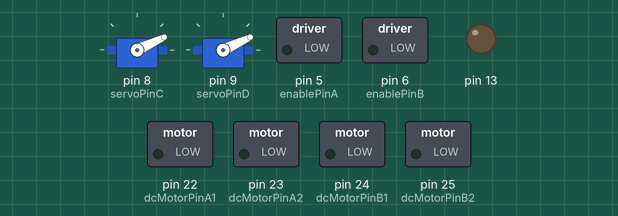
Bench run of a sketch on a simulated Arduino Mega 2560, built with avr-gcc and run on an emulated ATmega2560. Shown: 2 × servo, switched loads named in the sketch (green lamp = pin HIGH), output pins drawn as LEDs (lit = HIGH).

Above: at 0.05 s.
At 0.9 s:
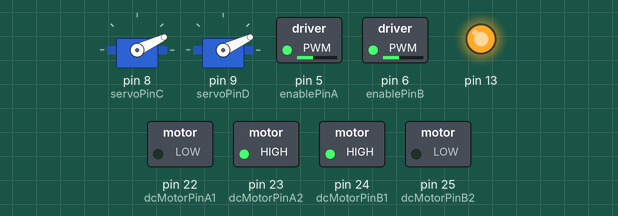
At 1.75 s:
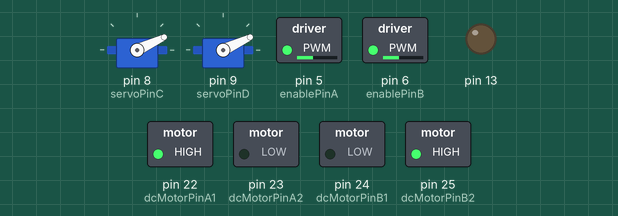
At 3.45 s:
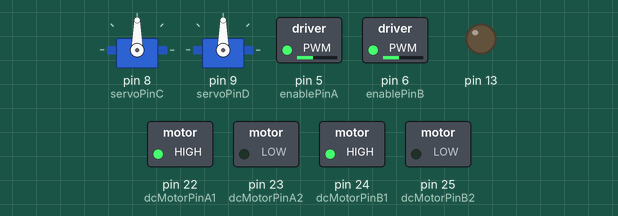
At 5.15 s:
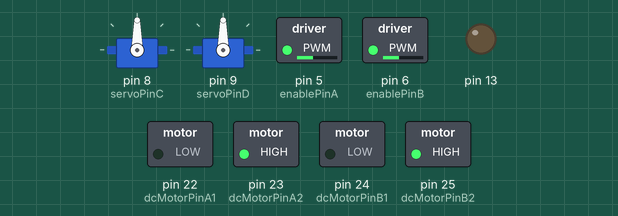
At 6.9 s:
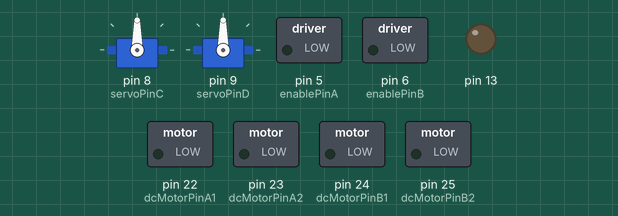
Timing chart, 0 to 9.0 s (numbered marks = the images above):
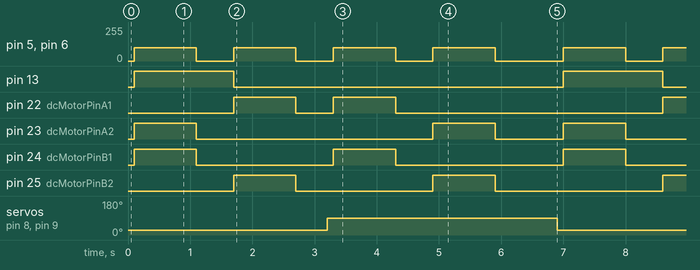

Measured:
- by itself, pin 5 (enablePinA), pin 6 (enablePinB): repeats every 6.9 s: 3 × (0/255 0.60 s, 100/255 1.0 s), 0/255 1.1 s, 100/255 1.0 s
- by itself, pin 13: alternates HIGH for 1.6 s and LOW for 5.3 s
- by itself, pin 22 (dcMotorPinA1): repeats every 6.9 s: LOW 0.60 s, HIGH 1.0 s, LOW 4.3 s, HIGH 1.0 s
- by itself, pin 23 (dcMotorPinA2): repeats every 6.9 s: LOW 3.8 s, HIGH 1.0 s, LOW 1.1 s, HIGH 1.0 s
- by itself, pin 24 (dcMotorPinB1), pin 25 (dcMotorPinB2): repeats every 6.9 s: LOW 2.2 s, HIGH 1.0 s, LOW 2.7 s, HIGH 1.0 s
- by itself, servo on pin 8 (servoPinC), servo on pin 9 (servoPinD): alternates 90° for 3.7 s and 25° for 3.2 s

The sketch:

dcANDservoMotor.ino
```cpp
#include <Servo.h>

int enablePinA = 5;
int enablePinB = 6;
int dcMotorPinA1 = 22;
int dcMotorPinA2 = 23;
int dcMotorPinB1 = 24;
int dcMotorPinB2 = 25;
int dcSpeed = 100;

int servoPinC = 8;
int servoPinD = 9;
Servo servoC;
Servo servoD;
int angleC = 0; // servo position in degrees
int angleD = 0;

void setup() {
  pinMode(enablePinA, OUTPUT);
  pinMode(enablePinB, OUTPUT);
  pinMode(dcMotorPinA1, OUTPUT);
  pinMode(dcMotorPinA2, OUTPUT);
  pinMode(dcMotorPinB1, OUTPUT);
  pinMode(dcMotorPinB2, OUTPUT);
  servoC.attach(servoPinC);
  servoD.attach(servoPinD);

  pinMode(13, OUTPUT);
}


void loop() {
  forward(); // 바로 돌면 방향이 틀어짐
  digitalWrite(13, HIGH);
  delay(1000);
  stop();
  delay(500);
  backward();
  digitalWrite(13, LOW);
  delay(1000);
  stop();
  delay(500);
  left();
  delay(1000);
  stop();
  delay(500);
  right();
  delay(1000);
  stop();
  delay(500);
  stop();
  delay(500);
}

void forward(){
  angleC = 25; // 직진
  servoC.write(angleC);
  angleD = 25; // 직진
  servoD.write(angleD);
  delay(100); //바로 돌면 방향이 틀어짐
  analogWrite(enablePinA, dcSpeed);
  analogWrite(enablePinB, dcSpeed);
  digitalWrite(dcMotorPinA1,LOW);
  digitalWrite(dcMotorPinA2,HIGH);
  digitalWrite(dcMotorPinB1,HIGH);
  digitalWrite(dcMotorPinB2,LOW);
}

void backward(){
  angleC = 25; // 직진
  servoC.write(angleC);
  angleD = 25; // 직진
  servoD.write(angleD);
  delay(100);
  analogWrite(enablePinA, dcSpeed);
  analogWrite(enablePinB, dcSpeed);
  digitalWrite(dcMotorPinA1,HIGH);
  digitalWrite(dcMotorPinA2,LOW);
  digitalWrite(dcMotorPinB1,LOW);
  digitalWrite(dcMotorPinB2,HIGH);
}

void left(){
  angleC = 90; // DC모터와 수직
  servoC.write(angleC);
  angleD = 90; // DC모터와 수직
  servoD.write(angleD);
  delay(100);
  analogWrite(enablePinA, dcSpeed);
  analogWrite(enablePinB, dcSpeed);
  digitalWrite(dcMotorPinA1,HIGH);
  digitalWrite(dcMotorPinA2,LOW);
  digitalWrite(dcMotorPinB1,HIGH);
  digitalWrite(dcMotorPinB2,LOW);
}

void right(){
  angleC = 90; // DC모터와 수직
  servoC.write(angleC);
  angleD = 90; // DC모터와 수직
  servoD.write(angleD);
  delay(100);
  analogWrite(enablePinA, dcSpeed);
  analogWrite(enablePinB, dcSpeed);
  digitalWrite(dcMotorPinA1,LOW);
  digitalWrite(dcMotorPinA2,HIGH);
  digitalWrite(dcMotorPinB1,LOW);
  digitalWrite(dcMotorPinB2,HIGH);
}

void stop(){
  servoC.write(angleC);
  servoD.write(angleD);
  analogWrite(enablePinA, 0);
  analogWrite(enablePinB, 0);
  digitalWrite(dcMotorPinA1,LOW);
  digitalWrite(dcMotorPinA2,LOW);
  digitalWrite(dcMotorPinB1,LOW);
  digitalWrite(dcMotorPinB2,LOW);
}

//servoMotor
    /*
    angleC = 25; // 직진
    servoC.write(angleC);
    angleD = 25; // 직진
    servoC.write(angleD);
    delay(1000);
    angleC = 90; // DC모터와 수직
    servoC.write(angleC);
    angleD = 90; // DC모터와 수직
    servoD.write(angleD);
    delay(1000);
    angleC = 153; // 후진
    servoC.write(angleC);
    angleD = 153; // 후진
    servoD.write(angleD);
    delay(1000);
    */
```
